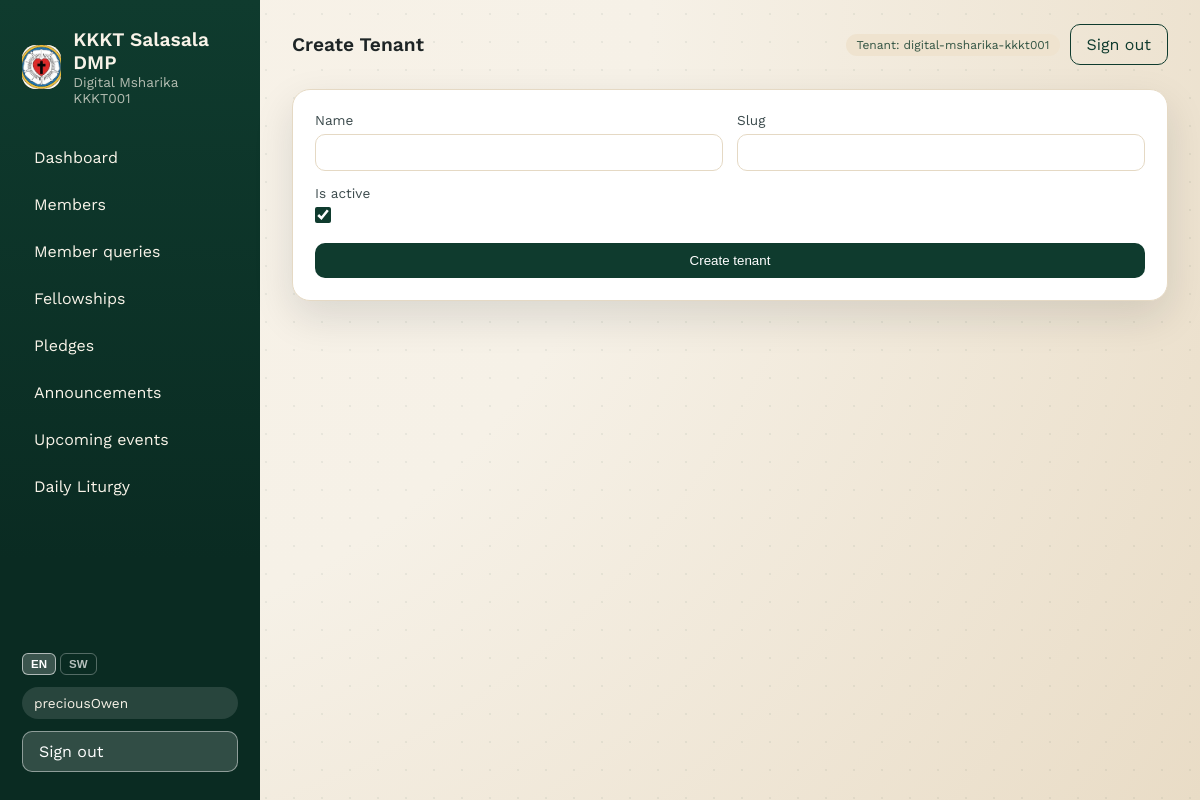
Page /tenants/create/ (signed in) on the committed database.
### tenants/models.py (models this page shows, shortened)
class Tenant(models.Model):
	name = models.CharField(max_length=200)
	slug = models.SlugField(unique=True)
	is_active = models.BooleanField(default=True)
	created_at = models.DateTimeField(auto_now_add=True)
	class Meta:
		ordering = ["name"]

### tenants/views.py (the view)
# urls.py: path("tenants/create/", TenantCreateView.as_view(), name="tenant-create"),
class TenantCreateView(LoginRequiredMixin, CreateView):
    model = Tenant
    form_class = TenantForm
    template_name = "tenants/create.html"
    success_url = reverse_lazy("home")

### tenants/forms.py
class TenantForm(forms.ModelForm):
    class Meta:
        model = Tenant
        fields = ["name", "slug", "is_active"]
        widgets = {
            "name": forms.TextInput(attrs={"class": "form-control"}),
            "slug": forms.TextInput(attrs={"class": "form-control"}),
            "is_active": forms.CheckboxInput(attrs={"class": "form-check-input"}),
        }

### tenants/context_processors.py (called while the page is built)
def pending_applications(request):
    user = getattr(request, "user", None)
    tenant = getattr(request, "tenant", None)
    if not user or not user.is_authenticated or tenant is None:
        return {"pending_applications_count": 0}
    if not (user.is_superuser or user.id == 1):
        return {"pending_applications_count": 0}
    count = MemberApplication.objects.filter(
        tenant=tenant,
        status=MemberApplication.STATUS_PENDING,
    ).count()
    return {"pending_applications_count": count}

### templates/tenants/create.html (shortened to what this page needs)
{% extends 'base.html' %}
{% load i18n %}
{% block header %}{% trans "Create Tenant" %}{% endblock %}
{% block content %}
<section class="card">
    <form method="post" class="form">
        <div class="form-grid">
            {% for field in form %}
                <label>
                    <span>{{ field.label }}</span>
                    {{ field }}
                </label>
            {% endfor %}
        </div>
        <button class="btn" type="submit">{% trans "Create tenant" %}</button>
    </form>
</section>
{% endblock %}

### templates/base.html (shortened to what this page needs)
{% load static i18n %}
{% get_current_language as LANGUAGE_CODE %}
<!DOCTYPE html>
<html lang="{{ LANGUAGE_CODE }}">
<head>
    <link rel="stylesheet" href="{% static 'css/app.css' %}" />
</head>
<body>
    <div class="page">
        {% if not hide_sidebar %}
        <aside class="sidebar" id="sidebar">
            <div class="brand">
                <div class="brand-mark">
                    <img src="/media/logo/kkkt-logo.jpg" alt="KKKT Salasala DMP logo" />
                </div>
                <div>
                    <div class="brand-title">KKKT Salasala DMP</div>
                    {% if request.tenant %}
                        <div class="brand-sub">{{ request.tenant.name }}</div>
                    {% endif %}
                </div>
            </div>
            <nav class="nav">
                {% if user.is_authenticated and user.is_superuser or user.is_authenticated and user.id == 1 %}
                    <a href="{% url 'home' %}">{% trans "Dashboard" %}</a>
                    <a href="{% url 'members:list' %}">{% trans "Members" %}</a>
                    <a href="{% url 'members:applications' %}">
                        {% trans "Member queries" %}
                    </a>
                    <a href="{% url 'fellowships:list' %}">{% trans "Fellowships" %}</a>
                    <a href="{% url 'pledges:list' %}">{% trans "Pledges" %}</a>
                    <a href="{% url 'content:announcements' %}">{% trans "Announcements" %}</a>
                    <a href="{% url 'content:upcoming-events' %}">{% trans "Upcoming events" %}</a>
                    <a href="{% url 'content:liturgy' %}">{% trans "Daily Liturgy" %}</a>
                {% endif %}
            </nav>
            <div class="sidebar-footer">
                <form action="{% url 'set_language' %}" method="post" class="lang-sw">
                    <button name="language" value="en" type="submit" class="lang-btn{% if LANGUAGE_CODE == 'en' %} active{% endif %}">EN</button>
                    <button name="language" value="sw" type="submit" class="lang-btn{% if LANGUAGE_CODE == 'sw' %} active{% endif %}">SW</button>
                </form>
                {% if user.is_authenticated %}
                    <div class="user-pill">{{ user.username }}</div>
                    <a class="btn ghost" href="{% url 'logout' %}">{% trans "Sign out" %}</a>
                {% else %}
                    <a class="btn" href="{% url 'login' %}">{% trans "Sign in" %}</a>
                {% endif %}
            </div>
        </aside>
        {% endif %}
        <div class="content">
            <header class="topbar">
                <div class="topbar-title">{% block header %}{% trans "Welcome" %}{% endblock %}</div>
                <div class="topbar-actions">
                    {% if request.tenant %}
                        <span class="badge">{% trans "Tenant" %}: {{ request.tenant.slug }}</span>
                    {% endif %}
                    {% if user.is_authenticated %}
                        <a class="btn ghost" href="{% url 'logout' %}">{% trans "Sign out" %}</a>
                    {% endif %}
                </div>
            </header>
            <main class="main">
                {% block content %}{% endblock %}
            </main>
        </div>
    </div>
</body>
</html>

### static/css/app.css (style rules this page uses)
:root { --ink: #1e2526; --ink-soft: #3b4a4c; --parchment: #f6f1e7; --sand: #efe3cf; --forest: #0f3b2e; --olive: #325443; --gold: #c7a35b; --rose: #f4d7c9; --card: #ffffff; --border: #e5d9c4; --shadow: 0 16px 40px rgba(18, 28, 29, 0.12); }
* { box-sizing: border-box; }
img, video, iframe { max-width: 100%; height: auto; }
body { margin: 0; font-family: "Work Sans", "Segoe UI", sans-serif; color: var(--ink); background: radial-gradient(circle at top left, #f8f2e8 0%, var(--parchment) 45%, #e9dcc6 100%); min-height: 100vh; }
body::before { content: ""; position: fixed; inset: 0; background-image: radial-gradient(rgba(15, 59, 46, 0.06) 1px, transparent 0); background-size: 28px 28px; pointer-events: none; z-index: 0; }
a { color: inherit; text-decoration: none; }
.page { display: flex; min-height: 100vh; position: relative; z-index: 1; width: 100%; max-width: 100vw; overflow-x: hidden; }
.sidebar { width: 260px; background: linear-gradient(180deg, var(--forest), #0a2b22 70%); color: #f8f3e8; padding: 28px 22px; display: flex; flex-direction: column; gap: 32px; }
.brand { display: flex; gap: 12px; align-items: center; }
.brand-mark { width: 44px; height: 44px; border-radius: 14px; background: var(--gold); color: #231b0f; font-weight: 700; display: grid; place-items: center; overflow: hidden; }
.brand-mark img { width: 100%; height: 100%; object-fit: cover; display: block; }
.brand-title { font-size: 1.2rem; font-weight: 600; }
.brand-sub { font-size: 0.85rem; opacity: 0.7; }
.nav { display: flex; flex-direction: column; gap: 8px; }
.nav a { padding: 10px 12px; border-radius: 12px; transition: all 0.2s ease; }
.sidebar-footer { margin-top: auto; display: flex; flex-direction: column; gap: 12px; }
.user-pill { background: rgba(255, 255, 255, 0.12); padding: 8px 12px; border-radius: 999px; font-size: 0.85rem; }
.content { flex: 1; padding: 24px 32px 48px; min-width: 0; max-width: 100%; }
.topbar { display: flex; align-items: center; justify-content: space-between; gap: 16px; margin-bottom: 24px; }
.topbar-title { font-size: 1.2rem; font-weight: 600; }
.topbar-actions { display: flex; align-items: center; gap: 10px; flex-wrap: wrap; justify-content: flex-end; }
.main { display: flex; flex-direction: column; gap: 24px; }
.card { background: var(--card); border-radius: 18px; padding: 22px; border: 1px solid var(--border); box-shadow: var(--shadow); overflow-wrap: anywhere; }
.badge { background: var(--sand); color: var(--olive); padding: 4px 10px; border-radius: 999px; font-size: 0.75rem; }
.btn { background: var(--forest); color: #fff; padding: 10px 16px; border-radius: 10px; border: none; cursor: pointer; display: inline-block; transition: transform 0.2s ease, box-shadow 0.2s ease; }
.btn.ghost { background: transparent; color: var(--forest); border: 1px solid var(--forest); }
.sidebar .btn.ghost { background: rgba(255, 255, 255, 0.16); color: #fff; border-color: rgba(255, 255, 255, 0.45); }
.form { display: flex; flex-direction: column; gap: 16px; }
.form-grid { display: grid; gap: 14px; grid-template-columns: repeat(2, minmax(220px, 1fr)); }
.checkbox-grid input[type="checkbox"], .form-grid input[type="checkbox"] { width: 16px; height: 16px; padding: 0; margin: 0; accent-color: var(--forest); }
.form-grid label input[type="checkbox"] { align-self: flex-start; }
label span { display: block; font-size: 0.85rem; margin-bottom: 6px; color: var(--ink-soft); }
input, select, textarea { width: 100%; padding: 10px 12px; border-radius: 10px; border: 1px solid var(--border); background: #fff; font-family: inherit; }

### templates/base.html (style rules this page uses)
.lang-sw { display:flex; gap:4px; }
.lang-btn { background:transparent; border:1px solid rgba(255,255,255,.3); color:rgba(255,255,255,.7); border-radius:6px; padding:4px 8px; font-size:.72rem; font-weight:600; cursor:pointer; transition:all .2s; }
.lang-btn:hover, .lang-btn.active { background:rgba(255,255,255,.2); color:#fff; border-color:rgba(255,255,255,.6); }

### rows in the picture
Tenant: tenant.name "Digital Msharika KKKT001", tenant.slug "digital-msharika-kkkt001"

### other values in the picture
{{ user.username }} "preciousOwen"
{{ field.label }} "Name" "Slug" "Is active"
